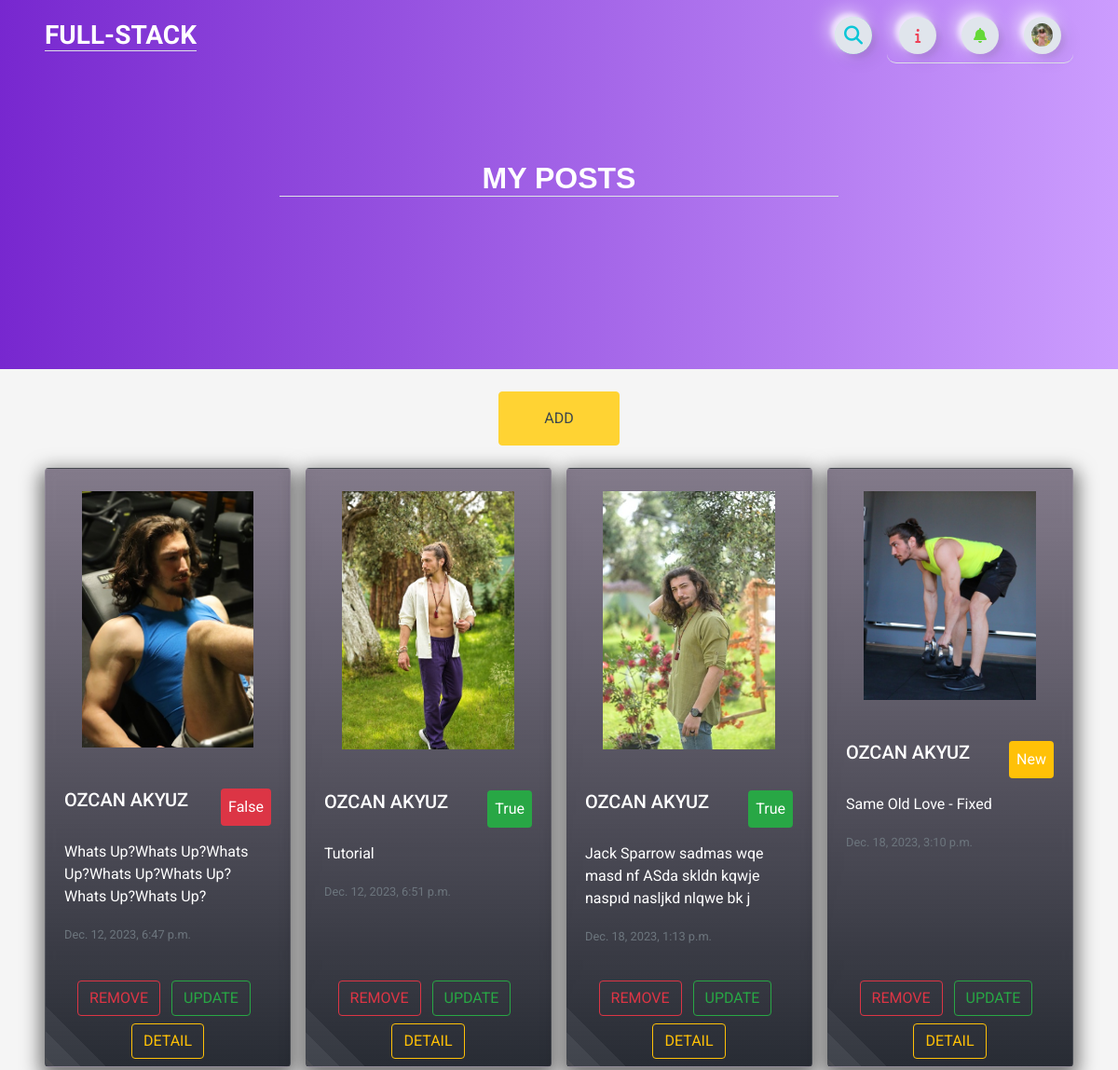
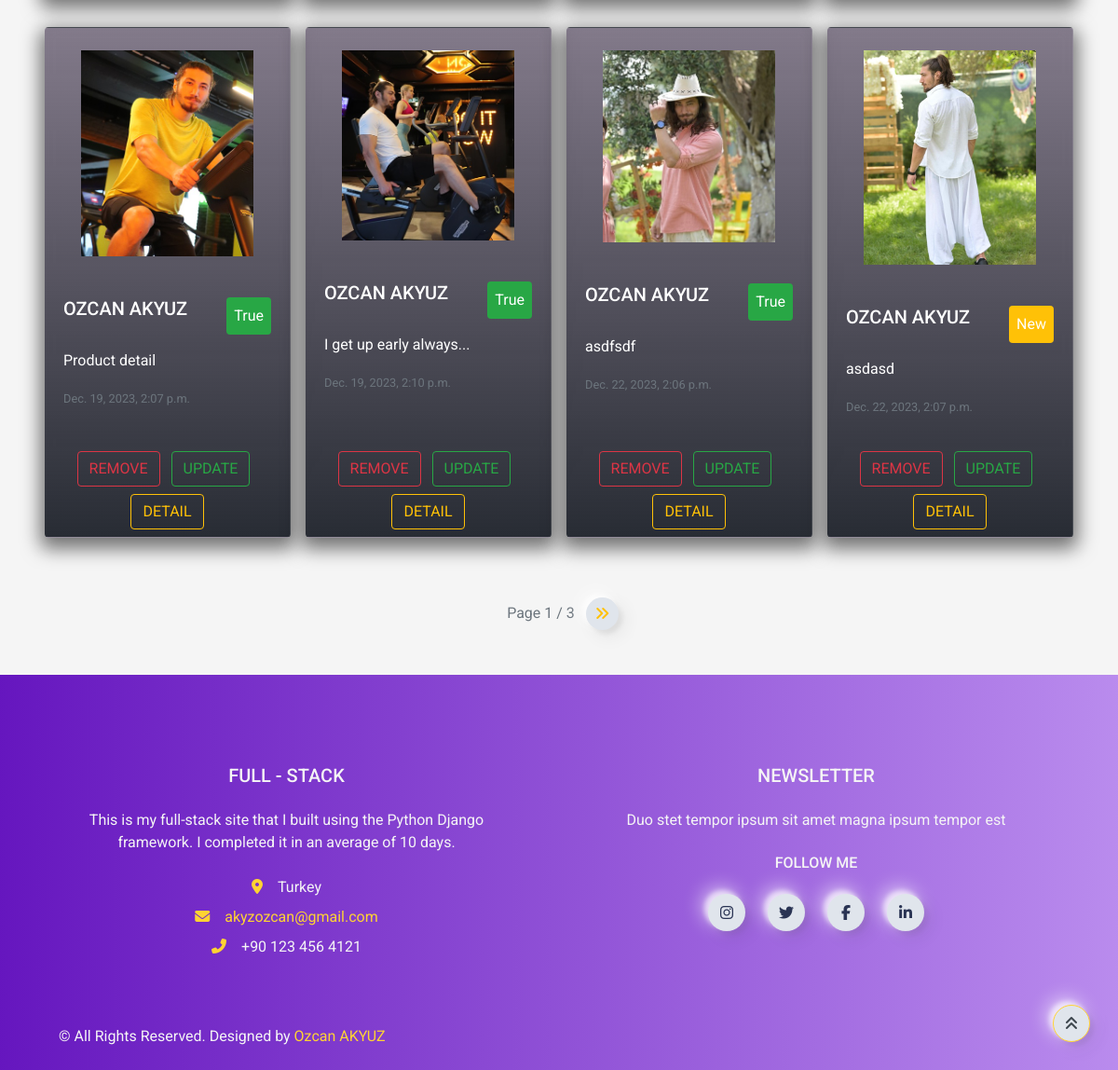
The page /user/post (signed in) on the database its author committed (2 pictures, top to bottom).
### home/models.py (models this page shows, shortened)
class UserProfile(models.Model):
    user = models.OneToOneField(User, on_delete=models.CASCADE)
    phone = models.CharField(blank=True, max_length=20)
    address = models.CharField(blank=True, max_length=150)
    city = models.CharField(blank=True, max_length=20)
    country = models.CharField(blank=True, max_length=50)
    image = models.ImageField(blank=True, upload_to='images/users/')
    def image_tag(self):
        return mark_safe('<img src="{}" height="50"/>'.format(self.image.url))
    image_tag.short_description = 'Image'

class Post(models.Model):
    STATUS = (('New', 'New'),('True', 'True'),('False', 'False'))
    id = models.AutoField(primary_key=True)
    title = models.CharField(max_length=200)
    user = models.ForeignKey(User, on_delete=models.CASCADE)
    content = models.TextField()
    create_at = models.DateTimeField(auto_now_add=True)
    status = models.CharField(max_length=5, choices=STATUS, default='New')
    image = models.ImageField(upload_to='images/')
    def image_tag(self):
        if self.image:
            return mark_safe('<img src="%s" width="50" height="50" />' % self.image.url)
        return None
    image_tag.short_description = 'Image Preview'

### user/views.py (the view)
# urls.py: path('post', views.user_post, name='user_post'),
@login_required(login_url='/login')
def user_post(request):
    current_user = request.user
    posts = Post.objects.filter(user_id = current_user.id)
    profile = UserProfile.objects.get(user_id=current_user.pk)
    paginator = Paginator(posts, 8)
    page_number = request.GET.get('page')
    try:
        page_obj = paginator.get_page(page_number)
    except PageNotAnInteger:
        page_obj = paginator.page(1)
    except EmptyPage:
        page_obj = paginator.page(paginator.num_pages)
    profile = UserProfile.objects.get(user_id = current_user.pk)
    context = {'posts': posts,
               'page_obj': page_obj,
               'profile': profile,
               'page': 'USER POSTS',}
    return render(request, 'user_posts.html', context)

### user/templates/user_posts.html (shortened to what this page needs)
{% extends 'base.html' %}
{% load static %}
{% block body %}
<header class="mb-4">
    <div class="header m-auto">
        <div class="container" style="position: relative;">
            <h2 class="text-light px-2 m-auto border-bottom" id="navbar-text">MY POSTS</h2>
        </div>
    </div>
</header>
<div class="text-center my-4">
  <a class="btn btn-primary rounded px-5 py-3 rounded text-light align-items-center hidden-arrow" href="/post_detail/{{post.id}}" value="{{post.id}}" id="navbarDropdownMenuAvatar" type="button" data-toggle="modal" data-target="#containerdetail">ADD</a>
</div>
<div class="card-group mx-5" style="gap: 1rem; position: static !important;">
    {% for post in page_obj %}
      <div class="card align-items-center rounded mb-3">
        {% if post.image %}
        <img src="{{ post.image.url }}" class="card-img-top py-4 w-75" alt="...">
        {% else %}
        <img src="{% static 'img/cat-6.jpg' %}" class="card-img-top py-4 w-75" alt="...">
        {% endif %}
        <div class="card-body w-100">
          <div class="d-flex flex-row-reverse justify-content-between">
            <p class="card-text p-2 rounded
                {% if post.status == 'True' %}
                bg-success
                {% elif post.status == 'False' %}
                bg-danger
                {% else %}
                bg-warning
                {% endif %}">
                {{ post.status }}
            </p>
            <h5 class="card-title">{{ post.user.get_full_name }}</h5>
        </div>
          <p class="card-text">{{ post.content }}</p>
          <p class="card-text"><small class="text-muted">{{ post.create_at }}</small></p>
        </div>
        <div class="text-center w-100 p-2">
          <a href="deletepost/{{ post.id }}" onclick="return confirm('Will be Delete ! Are you sure?')"><button class="btn mt-2 btn-outline-danger rounded">REMOVE</button></a>
          <a class="btn mt-2 btn-outline-success rounded align-items-center hidden-arrow mx-2" href="update/{{post.id}}">UPDATE</a>
          <a class="btn mt-2 btn-outline-warning rounded align-items-center hidden-arrow" href="/post_detail/{{post.id}}">DETAIL</a>
        </div>
      </div>
    {% endfor %}
</div>
<div class="pagination justify-content-center mt-5">
  <span class="step-links">
      <span class="current mx-2">
          Page {{ page_obj.number }} / {{ page_obj.paginator.num_pages }}
      </span>
      {% if page_obj.has_next %}
          <a class="btn btnnavbar text-warning" style="display: inline-flex; width: 35px !important; height: 35px !important;" href="?page={{ page_obj.next_page_number }}"><i class="fa fa-angle-double-right"></i>
          </a>
      {% endif %}
  </span>
</div>
{% endblock %}

### home/templates/base.html (shortened to what this page needs)
{%  load static %}
<!DOCTYPE html>
<html lang="en">
<head>
    <link rel="stylesheet" href="https://cdn.jsdelivr.net/npm/driver.js@1.0.1/dist/driver.css"/>
    <link rel="stylesheet" href="https://cdnjs.cloudflare.com/ajax/libs/font-awesome/6.5.1/css/all.min.css"/>
    <link href="{% static 'css/style.css'%}" rel="stylesheet">
    <link href="{% static 'css/main.css' %}" rel="stylesheet">
</head>
<body>
{% include 'navbar.html' %}
{% block body %} {% endblock %}
{% include 'footer.html' %}
</body>
</html>

### home/templates/navbar.html (shortened to what this page needs)
{% load static %}
{% load active_link_tags %}
{% block body %}
<nav class="navbar navbar-expand gradient-custom px-5">
    <div class="container-fluid" id="full-stack">
        <div class="collapse navbar-collapse" id="navbarSupportedContent">
            <a class="navbar-brand mt-2 mt-lg-0" href="/" style="margin-right: 0">
                <h3 class="pt-1 mb-1 text-light border-bottom">FULL-STACK</h3>
            </a>
        </div>
    <form action="{% url 'search' %}" method="POST">
        <div class="search-box">
            <button class="btn btnnavbar btn-search" type="button"><i class="fas fa-search"></i></button>
        </div>
    </form>
    <div class="d-flex align-items-center frame-right border-bottom">
        {% with request.resolver_match.url_name as url_name %}
                <a class="text-reset me-3 btn btnnavbar" id="information" href="#" type="button"
                {% if url_name == 'index' %}
                    onclick="homeInfo()"
                {% elif url_name == 'post_detail' %}
                    onclick="detailInfo()"
                {% elif url_name == 'search' %}
                    onclick="searchInfo()"
                {% else %}
                {% endif %}>
                    <i class="fa-solid fa-info" style="color:#ee4056;"></i>
                </a>
        {% endwith %}
            <div class="dropdownnotif">
                <a class="text-reset me-3 dropbtnnotif hidden-arrow btn btnnavbar" href="#" onclick="myFunctionNotif()" id="navbarDropdownMenuLink" role="button" data-mdb-toggle="dropdown" aria-expanded="false">
                    <i class="fas fa-bell" style="color:#65d838;"></i>
                </a>
            </div>
            {%  if user.id is not None %}
            <div class="dropdown" id="login-signup">
                <a class="dropbtn d-flex align-items-center hidden-arrow btnnavbar" href="#" onclick="myFunction()" id="navbarDropdownMenuAvatar" role="button" data-mdb-toggle="dropdown" aria-expanded="false">
                    {% if profile.image %}
                    <img src="{{ profile.image.url }}" class="rounded-circle" height="25" alt="Black and White Portrait of a Man" loading="lazy" />
                    {% else %}
                    <img src="" class="rounded-circle" height="25" alt="Black and White Portrait of a Man" loading="lazy" alt="NO PHOTO!" />
                    {% endif %}
                </a>
            </div>
            {% else %}
            <div class="dropdown" id="login-signup">
                <a class="dropbtn d-flex align-items-center hidden-arrow btnnavbar" href="#" id="navbarDropdownMenuAvatar" type="button" data-toggle="modal" data-target="#containerlog">
                    <i class="fa-regular fa-user text-dark"></i>
                </a>
            </div>
            {% endif %}
        </div>
    </div>
</nav>
{% endblock %}

### home/templates/login.html (shortened to what this page needs)
{% load static %}

### user/templates/user_newpost_modal.html (shortened to what this page needs)
{% load static %}

### home/templates/footer.html (shortened to what this page needs)
{% load static %}
{% load static %}
    <div class="container-fluid bg-dark text-secondary mt-5 pt-5 text-center" id="footer">
        <div class="row px-xl-5 pt-5" id="footer_content">
            <div class="col-lg-6 col-md-12 mb-5 pr-3 pr-xl-5">
                <h5 class="text-secondary text-uppercase mb-4">FULL - STACK</h5>
                <p class="mb-4">This is my full-stack site that I built using the Python Django framework. I completed it in an average of 10 days.</p>
                <p class="mb-2"><i class="fa fa-map-marker-alt text-primary mr-3"></i>Turkey</p>
                <p class="mb-2"><i class="fa fa-envelope text-primary mr-3"></i><a href="mailto:akyzozcan@gmail.com">akyzozcan@gmail.com</a></p>
                <p class="mb-0"><i class="fa fa-phone-alt text-primary mr-3"></i>+90 123 456 4121</p>
            </div>
            <div class="col-lg-6 col-md-12">
                <div class="row">
                    <div class="col-md-12 mb-5">
                        <h5 class="text-secondary text-uppercase mb-4">Newsletter</h5>
                        <p>Duo stet tempor ipsum sit amet magna ipsum tempor est</p>
                        <h6 class="text-secondary text-uppercase mt-4 mb-3">Follow Me</h6>
                        <div class="d-flex justify-content-center mt-4">
                            <a class="btn btnnavbar btn-square mr-4" href="https://instagram.com/ozcanakyuz_"><i class="fab fa-instagram"></i></a>
                            <a class="btn btnnavbar btn-square mr-4" href="#"><i class="fab fa-twitter"></i></a>
                            <a class="btn btnnavbar btn-square mr-4" href="#"><i class="fab fa-facebook-f"></i></a>
                            <a class="btn btnnavbar btn-square" href="#"><i class="fab fa-linkedin-in"></i></a>
                        </div>
                    </div>
                </div>
            </div>
        </div>
        <div class="row mx-xl-5 py-4">
            <div class="col-md-6 px-xl-0">
                <p class="mb-md-0 text-center text-md-left text-secondary">
                    &copy; All Rights Reserved. Designed
                    by
                    <a class="text-primary" href="https://instagram.com/ozcanakyuz_" target="_blank">Ozcan AKYUZ</a>
                </p>
            </div>
        </div>
    </div>
<a href="#" type="button" class="btn btnnavbar btn-primary back-to-top"><i class="fa fa-angle-double-up"></i></a>

### home/static/css/main.css (style rules this page uses)
.gradient-custom { background: rgb(106, 17, 203); background: -webkit-linear-gradient(to right, rgba(106, 17, 203, 0.9), rgba(199, 147, 255, 0.9)); background: linear-gradient(to right, rgba(106, 17, 203, 0.9), rgba(199, 147, 255, 0.9)); }
.header { background: rgb(106, 17, 203); background: -webkit-linear-gradient(to right, rgba(106, 17, 203, 0.9), rgba(199, 147, 255, 0.9));; background: linear-gradient(to right, rgba(106, 17, 203, 0.9), rgba(199, 147, 255, 0.9));; height: 40vh; }
.frame-right { display: flex; flex-direction: row; justify-content: space-around; align-items: center; height: 60px; width: 200px; position: relative; transition: box-shadow 0.6s cubic-bezier(0.79,0.21,0.06,0.81); border-radius: 10px; }
.btnnavbar { height: 40px; width: 40px; border-radius: 150px; background: #e0e5ec; display: flex; flex-direction: column; justify-content: center; align-items: center; -webkit-tap-highlight-color:rgba(0,0,0,0); -webkit-tap-highlight-color:transparent; box-shadow: -7px -7px 20px #fff9, -4px -4px 5px 0px #fff9, 7px 7px 20px 0px #0001, 4px 4px 5px 0px #0001, inset 0px 0px 0px 0px #fff9, inset 0px 0px 0px 0px #0001, inset 0px 0px 0px 0px #fff9, inset 0px 0px 0px 0px #0001 ; transition: box-shadow 0.5s cubic-bezier(0.79,0.21,0.06,0.81); font-size: 16px; color: rgba(42,52,84,1); }
.dropbtn { color: white; padding: 16px; font-size: 16px; border: none; cursor: pointer; }
.dropdown { position: relative; display: inline-block; }
.dropdownnotif { position: relative; display: inline-block; }
.search-box { width: fit-content; height: fit-content; position: relative; margin-right: 1rem; }
.btn-search { width: 40px; height: 40px; border-style: none; font-size: 20px; font-weight: bold; outline: none; cursor: pointer; position: absolute; right: 0px; color:#0bc6d7 ; pointer-events: painted; border-radius: 150px; -webkit-tap-highlight-color:rgba(0,0,0,0); -webkit-tap-highlight-color:transparent; box-shadow: -7px -7px 20px #fff9, -4px -4px 5px 0px #fff9, 7px 7px 20px 0px #0001, 4px 4px 5px 0px #0001, inset 0px 0px 0px 0px #fff9, inset 0px 0px 0px 0px #0001, inset 0px 0px 0px 0px #fff9, inset 0px 0px 0px 0px #0001 ; transition: box-shadow 0.5s cubic-bezier(0.79,0.21,0.06,0.81); text-decoration: none; }
div > img { max-width: 12rem; }
.card-group img { border-radius: .5rem; max-width: 70%; }
.card-group .card-body .card-title { color: #fff; }
.card-group { position: relative; bottom: 6rem; display: grid; grid-template-columns: repeat(4,1fr); color: #fff; }
#navbar-text { align-items: center; text-align: center; font-family: 'Quicksand', sans-serif; top: 6rem; position: relative; margin: auto; max-width: 54%; }
#footer { background: rgb(106, 17, 203); background: -webkit-linear-gradient(to right, rgba(106, 17, 203, 0.9), rgba(199, 147, 255, 0.9));; background: linear-gradient(to right, rgba(106, 17, 203, 0.9), rgba(199, 147, 255, 0.9));; }

### rows shown on the page
UserProfile: image (picture)
Post: image (picture), status "False", user.get_full_name "OZCAN AKYUZ", content "Whats Up?Whats Up?Whats Up?Whats Up?Whats Up?Whats Up?Whats Up?", create_at "Dec. 12, 2023, 6:47 p.m."
Post: image (picture), status "True", user.get_full_name "OZCAN AKYUZ", content "Tutorial", create_at "Dec. 12, 2023, 6:51 p.m."
Post: image (picture), status "True", user.get_full_name "OZCAN AKYUZ", content "Jack Sparrow sadmas wqe masd nf ASda skldn kqwje naspıd nasljkd nlqwe bk j", create_at "Dec. 18, 2023, 1:13 p.m."
Post: image (picture), status "New", user.get_full_name "OZCAN AKYUZ", content "Same Old Love - Fixed", create_at "Dec. 18, 2023, 3:10 p.m."
Post: image (picture), status "True", user.get_full_name "OZCAN AKYUZ", content "Product detail", create_at "Dec. 19, 2023, 2:07 p.m."
Post: image (picture), status "True", user.get_full_name "OZCAN AKYUZ", content "I get up early always...", create_at "Dec. 19, 2023, 2:10 p.m."
Post: image (picture), status "True", user.get_full_name "OZCAN AKYUZ", content "asdfsdf", create_at "Dec. 22, 2023, 2:06 p.m."
Post: image (picture), status "New", user.get_full_name "OZCAN AKYUZ", content "asdasd", create_at "Dec. 22, 2023, 2:07 p.m."

### other values the page prints
{{ page_obj.number }} "1"
{{ page_obj.paginator.num_pages }} "3"
